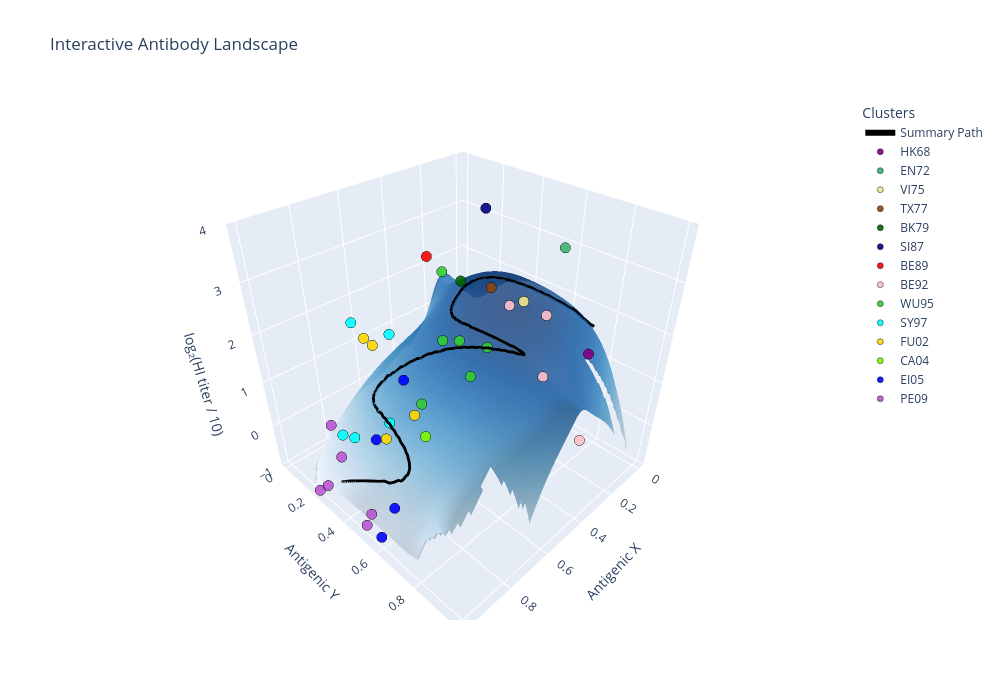

The notebook cell saved with this chart:
### Code cell
masked_z,x_path_valid,y_path_valid,z_path_valid=plot3d_antibody_surface(X,Y,Z,C,GRID_SIZE,landscape_z,x_range,y_range,x_smooth,y_smooth,unique_clusters,cluster_label)

### Figure 1 — Plotly figure (JSON) as saved in the notebook; plotly's stock layout.template omitted (floating-point values rounded to 4 significant figures; data arrays with more than 128 entries replaced by an {"elided": "..."} marker saying what was removed)
{"data": [{"cmax": 2.258, "cmin": -0.9995, "colorscale": [[0, "rgb(247,251,255)"], [0.125, "rgb(222,235,247)"], [0.25, "rgb(198,219,239)"], [0.375, "rgb(158,202,225)"], [0.5, "rgb(107,174,214)"], [0.625, "rgb(66,146,198)"], [0.75, "rgb(33,113,181)"], [0.875, "rgb(8,81,156)"], [1, "rgb(8,48,107)"]], "name": "Surface", "opacity": 0.8, "showscale": false, "type": "surface", "x": {"elided": "100x100 float values"}, "y": {"elided": "100x100 float values"}, "z": {"elided": "100x100 float values"}}, {"line": {"color": "black", "width": 6}, "mode": "lines", "name": "Summary Path", "type": "scatter3d", "x": {"elided": "200 float values"}, "y": {"elided": "200 float values"}, "z": {"elided": "200 float values"}}, {"marker": {"color": "purple", "line": {"color": "black", "width": 0.5}, "opacity": 0.9, "size": 6}, "mode": "markers", "name": "HK68", "type": "scatter3d", "x": [0], "y": [0.721], "z": [1]}, {"marker": {"color": "mediumseagreen", "line": {"color": "black", "width": 0.5}, "opacity": 0.9, "size": 6}, "mode": "markers", "name": "EN72", "type": "scatter3d", "x": [0.02852], "y": [0.5764], "z": [3]}, {"marker": {"color": "khaki", "line": {"color": "black", "width": 0.5}, "opacity": 0.9, "size": 6}, "mode": "markers", "name": "VI75", "type": "scatter3d", "x": [0.1538], "y": [0.4953], "z": [2]}, {"marker": {"color": "saddlebrown", "line": {"color": "black", "width": 0.5}, "opacity": 0.9, "size": 6}, "mode": "markers", "name": "TX77", "type": "scatter3d", "x": [0.1626], "y": [0.3303], "z": [2]}, {"marker": {"color": "darkgreen", "line": {"color": "black", "width": 0.5}, "opacity": 0.9, "size": 6}, "mode": "markers", "name": "BK79", "type": "scatter3d", "x": [0.2093], "y": [0.2032], "z": [2]}, {"marker": {"color": "navy", "line": {"color": "black", "width": 0.5}, "opacity": 0.9, "size": 6}, "mode": "markers", "name": "SI87", "type": "scatter3d", "x": [0.3499], "y": [0.4642], "z": [4]}, {"marker": {"color": "red", "line": {"color": "black", "width": 0.5}, "opacity": 0.9, "size": 6}, "mode": "markers", "name": "BE89", "type": "scatter3d", "x": [0.447], "y": [0.2646], "z": [3]}, {"marker": {"color": "pink", "line": {"color": "black", "width": 0.5}, "opacity": 0.9, "size": 6}, "mode": "markers", "name": "BE92", "type": "scatter3d", "x": [0.4979, 0.4848, 0.4619, 0.4426], "y": [0.7119, 0.8572, 0.8329, 1.0], "z": [3, 2, 3, 1]}, {"marker": {"color": "limegreen", "line": {"color": "black", "width": 0.5}, "opacity": 0.9, "size": 6}, "mode": "markers", "name": "WU95", "type": "scatter3d", "x": [0.4451, 0.4904, 0.5682, 0.5198, 0.528, 0.4885], "y": [0.4917, 0.3916, 0.4726, 0.2846, 0.5151, 0.6128], "z": [1, 3, 2, 0, 2, 2]}, {"marker": {"color": "cyan", "line": {"color": "black", "width": 0.5}, "opacity": 0.9, "size": 6}, "mode": "markers", "name": "SY97", "type": "scatter3d", "x": [0.6908, 0.6776, 0.7412, 0.727, 0.7144], "y": [0.2834, 0.307, 0, 0.1468, 0.0509], "z": [0, 2, -1, 2, -1]}, {"marker": {"color": "gold", "line": {"color": "black", "width": 0.5}, "opacity": 0.9, "size": 6}, "mode": "markers", "name": "FU02", "type": "scatter3d", "x": [0.7584, 0.7492, 0.7644, 0.7601], "y": [0.263, 0.512, 0.3205, 0.3459], "z": [2, 1, 2, 0]}, {"marker": {"color": "lawngreen", "line": {"color": "black", "width": 0.5}, "opacity": 0.9, "size": 6}, "mode": "markers", "name": "CA04", "type": "scatter3d", "x": [0.7965], "y": [0.6216], "z": [1]}, {"marker": {"color": "blue", "line": {"color": "black", "width": 0.5}, "opacity": 0.9, "size": 6}, "mode": "markers", "name": "EI05", "type": "scatter3d", "x": [0.9251, 0.8187, 0.9734, 0.8504], "y": [0.5161, 0.5509, 0.555, 0.4823], "z": [1, 2, -1, -1]}, {"marker": {"color": "mediumorchid", "line": {"color": "black", "width": 0.5}, "opacity": 0.9, "size": 6}, "mode": "markers", "name": "PE09", "type": "scatter3d", "x": [0.9773, 1, 0.9316, 0.99, 0.963, 0.9426], "y": [0.4724, 0.202, 0.4427, 0.3484, 0.2032, 0.3049], "z": [-1, -1, -1, 1, -1, 0]}], "layout": {"height": 700, "legend": {"title": {"text": "Clusters"}}, "scene": {"xaxis": {"title": {"text": "Antigenic X"}}, "yaxis": {"title": {"text": "Antigenic Y"}}, "zaxis": {"range": [-1, 4], "title": {"text": "log₂(HI titer / 10)"}}}, "title": {"text": "Interactive Antibody Landscape"}, "width": 1000}}
